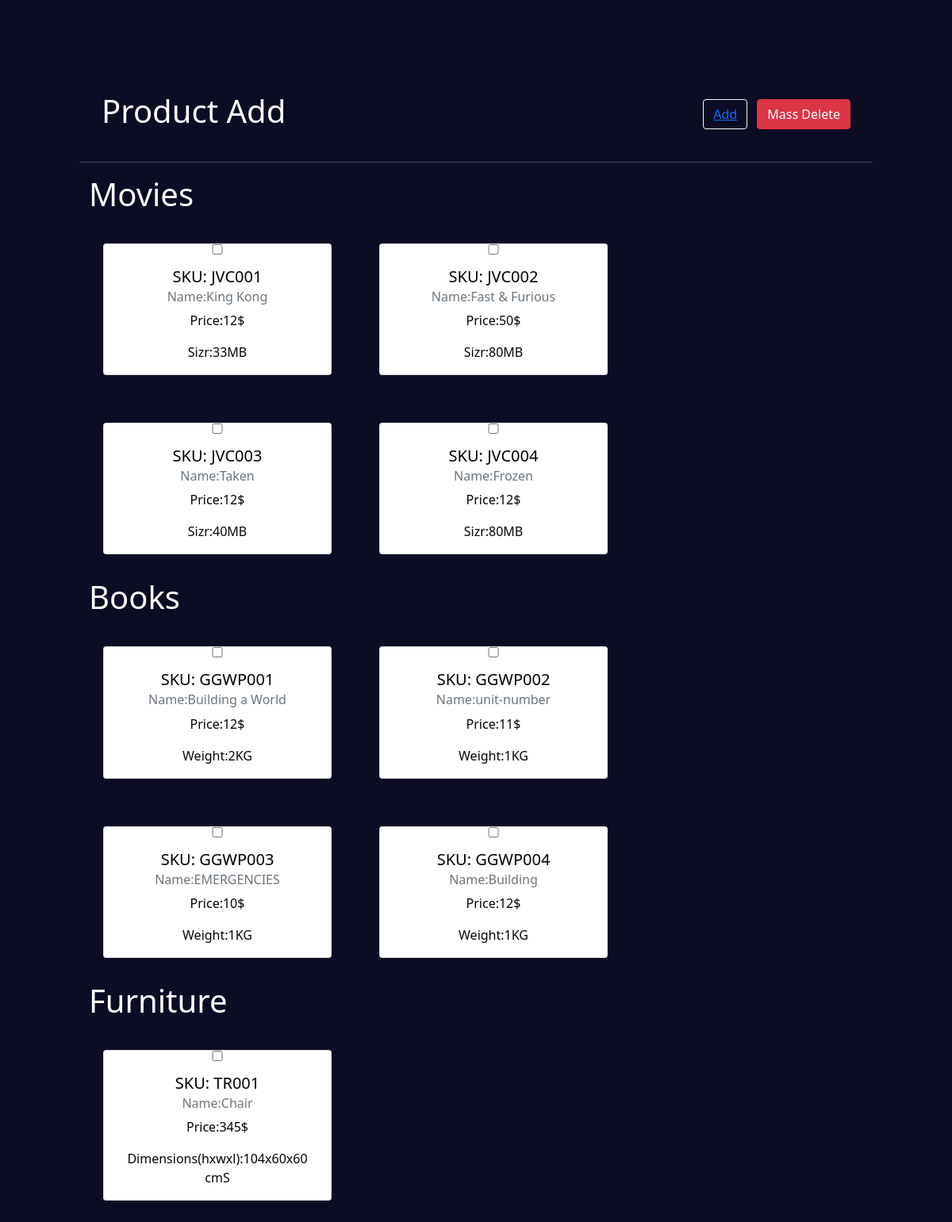
The page / on the database its author committed.
### tables this page shows
CREATE TABLE `products` (
  `id` int(11) NOT NULL,
  `id_name` varchar(255) NOT NULL,
  `name` varchar(50) NOT NULL,
  `price` double NOT NULL,
  `type` varchar(50) NOT NULL,
  `size` int(11) DEFAULT 0,
  `weight` int(11) DEFAULT 0,
  `height` int(11) DEFAULT 0,
  `width` int(11) DEFAULT 0,
  `length` int(11) DEFAULT 0
);

### index.php (the view, shortened to what this page needs)
<?php
	require_once './connection.php';
?>
<!DOCTYPE html>
<html lang="en">
<head>
    <link href="https://cdn.jsdelivr.net/npm/bootstrap@5.0.0/dist/css/bootstrap.min.css" rel="stylesheet">
    <link href="Styles.css"  rel="stylesheet" >
</head>
<body>
<div class="body">
<form action="delete.php" method="POST" >
  <header class="p-3 header text-white">
    <div class="container">
      <div class="d-flex flex-wrap align-items-center justify-content-center justify-content-lg-start">
        <a href="/" class="d-flex align-items-center mb-2 mb-lg-0 text-white text-decoration-none">
          <h1 style="color: white;">Product Add</h1>
        </a>
        <div class="text-end">
          <button type="button" id="submit" class="btn btn-outline-light me-2" name="btn2"><a  href="addNew.php">Add</a></button>
          <button  type="submit" class="btn btn-danger" id="Delete" name="Delete" value="Delete">Mass Delete</button>
        </div>
      </div>
    </div>
  </header>
  <div style='color:white' class="hr__line-break"><hr /></div>
<div class="container-fluid">
<div class="row">
<H1>Movies</H1>
<?php
				$sql = "SELECT * FROM products WHERE type='CD'";
				$result = mysqli_query($conn, $sql);
				$rowCount = mysqli_num_rows($result);
				if($rowCount > 0) {
					while ($row = mysqli_fetch_assoc($result)) {
echo '<div class="card" style="width: 18rem;">
<input type="checkbox" id="checkbox" name="check[]" value="'.$row['id'].'">
<center>
  <div class="card-body">
    <h5 class="card-title"> SKU: '.$row['id_name'].'</h5>
    <h6 class="card-subtitle mb-2 text-muted"> Name:' .$row['name']. '</h6>
    <p class="card-text"> Price:'.$row['price'].'$</p>
    <p class="card-text"> Sizr:'.$row['size'].'MB </p>
  </div>
  </center>
</div>';
          }
          }
          ?>
</div>
</div>
<div class="container-fluid">
  <div class="row">
  <H1>Books</H1>
  <?php
				$sql = "SELECT * FROM products WHERE type='Books'";
				$result = mysqli_query($conn, $sql);
				$rowCount = mysqli_num_rows($result);
				if($rowCount > 0) {
					while ($row = mysqli_fetch_assoc($result)) {
echo '<div class="card" style="width: 18rem;">
<input type="checkbox" id="checkbox" name="check[]" value="'.$row['id'].'">
<center>
  <div class="card-body">
    <h5 class="card-title"> SKU: '.$row['id_name'].'</h5>
    <h6 class="card-subtitle mb-2 text-muted"> Name:' .$row['name']. '</h6>
    <p class="card-text"> Price:'.$row['price'].'$ </p>
    <p class="card-text"> Weight:'.$row['weight'].'KG </p>
  </div>
  </center>
</div>';
          }
          }
          ?>
  </div>
  </div>
<div class="container-fluid">
  <div class="row">
  <H1>Furniture</H1>
  <?php
				$sql = "SELECT * FROM products WHERE type='Furniture'";
				$result = mysqli_query($conn, $sql);
				$rowCount = mysqli_num_rows($result);
				if($rowCount > 0) {
					while ($row = mysqli_fetch_assoc($result)) {
echo '<div class="card" style="width: 18rem;">
<input type="checkbox" id="checkbox" name="check[]" value="'.$row['id'].'">
<center>
  <div class="card-body">
    <h5 class="card-title"> SKU: '.$row['id_name'].'</h5>
    <h6 class="card-subtitle mb-2 text-muted"> Name:' .$row['name']. '</h6>
    <p class="card-text"> Price:'.$row['price'].'$ </p>
    <p class="card-text"> Dimensions(hxwxl):'.$row['height'].'x'.$row['width'].'x'.$row['length'].'cmS</p>
  </div>
  </center>
</div>';
          }
          }
          ?>
  </div>
  </div>
  </form>
</div>
</body>
</html>

### Styles.css (style rules this page uses)
h1 { color: rgb(255, 255, 255); }
.body { padding: 100px; width: auto; background-color: rgb(12, 12, 37); }
.card { width: 200px; margin: 30px; background-color: white; }
.card-subtitle { color: rgb(0, 0, 0); background-color: rgba(255, 255, 255, 0.43); }
.card-title { color: rgb(0, 0, 0); background-color: rgba(255, 255, 255, 0.43); }
.card-text { color: rgb(5, 5, 5); background-color: rgba(255, 255, 255, 0.43); }
.header { border-bottom: white; border-width: 1px; }

### rows shown on the page
products: id_name "JVC001", name "King Kong", price "12", size "33"
products: id_name "JVC002", name "Fast & Furious", price "50", size "80"
products: id_name "JVC003", name "Taken", price "12", size "40"
products: id_name "JVC004", name "Frozen", price "12", size "80"
products: id_name "GGWP001", name "Building a World", price "12", weight "2"
products: id_name "GGWP002", name "unit-number", price "11", weight "1"
products: id_name "GGWP003", name "EMERGENCIES", price "10", weight "1"
products: id_name "GGWP004", name "Building", price "12", weight "1"
products: id_name "TR001", name "Chair", price "345", height "104", width "60", length "60"
